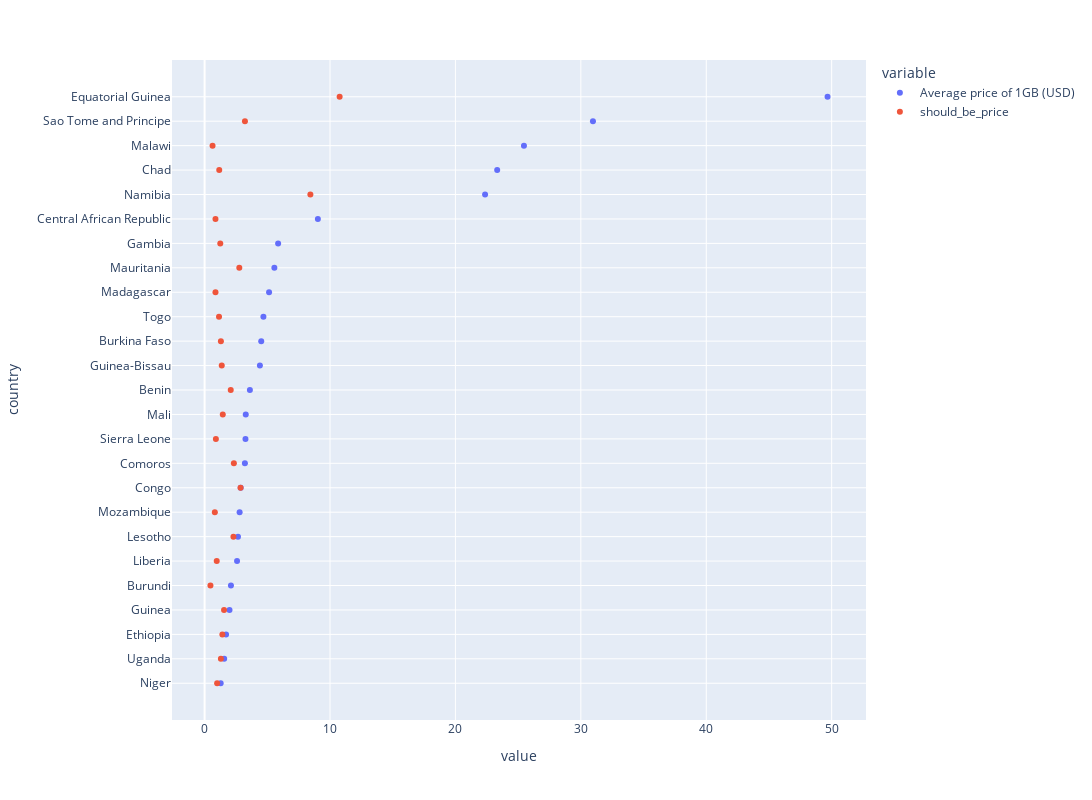

Write notebook code for a chart like this one.
### Code cell
px.scatter(too_expensive_reduced,x=['Average price of 1GB (USD)','should_be_price'],y='country', width=1100, height=800)

### Figure 1 — Plotly figure (JSON) as saved in the notebook; plotly's stock layout.template omitted (floating-point values rounded to 4 significant figures)
{"data": [{"hovertemplate": "variable=Average price of 1GB (USD)<br>value=%{x}<br>country=%{y}<extra></extra>", "legendgroup": "Average price of 1GB (USD)", "marker": {"color": "#636efa", "symbol": "circle"}, "mode": "markers", "name": "Average price of 1GB (USD)", "orientation": "h", "showlegend": true, "type": "scatter", "x": [1.282, 1.562, 1.71, 1.986, 2.1, 2.587, 2.661, 2.792, 2.877, 3.214, 3.259, 3.281, 3.612, 4.41, 4.516, 4.689, 5.141, 5.563, 5.863, 9.031, 22.37, 23.33, 25.46, 30.97, 49.67], "xaxis": "x", "y": ["Niger", "Uganda", "Ethiopia", "Guinea", "Burundi", "Liberia", "Lesotho", "Mozambique", "Congo", "Comoros", "Sierra Leone", "Mali", "Benin", "Guinea-Bissau", "Burkina Faso", "Togo", "Madagascar", "Mauritania", "Gambia", "Central African Republic", "Namibia", "Chad", "Malawi", "Sao Tome and Principe", "Equatorial Guinea"], "yaxis": "y"}, {"hovertemplate": "variable=should_be_price<br>value=%{x}<br>country=%{y}<extra></extra>", "legendgroup": "should_be_price", "marker": {"color": "#EF553B", "symbol": "circle"}, "mode": "markers", "name": "should_be_price", "orientation": "h", "showlegend": true, "type": "scatter", "x": [1, 1.3, 1.417, 1.55, 0.4667, 0.9667, 2.3, 0.8167, 2.867, 2.333, 0.9, 1.45, 2.083, 1.367, 1.3, 1.15, 0.8667, 2.767, 1.25, 0.8667, 8.433, 1.167, 0.6333, 3.217, 10.77], "xaxis": "x", "y": ["Niger", "Uganda", "Ethiopia", "Guinea", "Burundi", "Liberia", "Lesotho", "Mozambique", "Congo", "Comoros", "Sierra Leone", "Mali", "Benin", "Guinea-Bissau", "Burkina Faso", "Togo", "Madagascar", "Mauritania", "Gambia", "Central African Republic", "Namibia", "Chad", "Malawi", "Sao Tome and Principe", "Equatorial Guinea"], "yaxis": "y"}], "layout": {"height": 800, "legend": {"title": {"text": "variable"}, "tracegroupgap": 0}, "margin": {"t": 60}, "width": 1100, "xaxis": {"anchor": "y", "domain": [0, 1], "title": {"text": "value"}}, "yaxis": {"anchor": "x", "domain": [0, 1], "title": {"text": "country"}}}}
